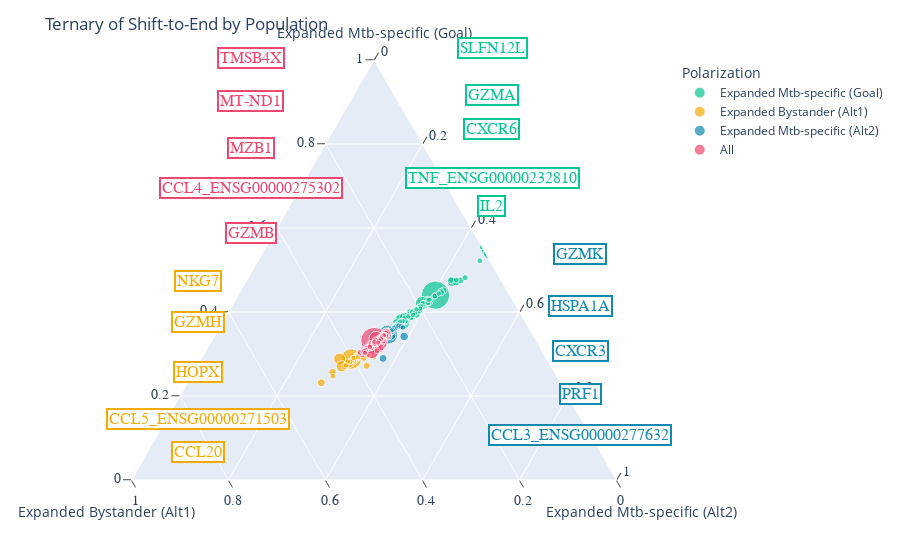

Notebook source saved alongside this figure:
### Code cell
import plotly.express as px
import plotly.graph_objects as go
import math

sig_data = data[(data['Sig'] == 1)]
# assume `df` is your DataFrame with exactly three columns
df = sig_data[['Shift_to_goal_end','Shift_to_alt_end_more_expanded_bystander','Shift_to_alt_end_more_expanded_mtb_specific_2']]
df.columns = ['Expanded Mtb-specific (Goal)','Expanded Bystander (Alt1)', 'Expanded Mtb-specific (Alt2)']
df[df<0] = 0 # we only care those who make the embeddings more similar, not equally or less similar
df = df.loc[(df>0.01).any(axis = 1)]
fractions = df.div(df.sum(axis = 1), axis = 0)
balanced = (fractions>0.3).all(axis = 1) & (fractions<0.4).all(axis = 1)

max_ids = df.idxmax(axis=1)
df['Max_shift'] = df.max(axis=1)
df['Polarization'] = max_ids
df['Polarization'][balanced] = 'All'
df['N_Detections'] = sig_data.loc[df.index,'N_Detections']

# specify order + harmonic colors
ordered = [
    'Expanded Mtb-specific (Goal)',
    'Expanded Bystander (Alt1)',
    'Expanded Mtb-specific (Alt2)',
    'All'
]
colors = {
    'Expanded Mtb-specific (Goal)':'#05c793',
    'Expanded Bystander (Alt1)':'#f5ab00',
    'Expanded Mtb-specific (Alt2)':'#118ab2',
    'All':'#ef476f'
}

fig = px.scatter_ternary(
    df,
    a='Expanded Mtb-specific (Goal)',
    b='Expanded Bystander (Alt1)',
    c='Expanded Mtb-specific (Alt2)',
    color='Polarization',
    size='Max_shift',
    category_orders={'Polarization': ordered},
    color_discrete_map=colors,
    range_color=[0, df.Max_shift.max()],
)

# 1) bold & enlarge ticks on each edge
fig.update_layout(
    ternary=dict(
        sum=1,
        aaxis=dict(
            tickfont=dict(family='Arial Black', size=14),
            ticks='outside', ticklen=8,
        ),
        baxis=dict(
            tickfont=dict(family='Arial Black', size=14),
            ticks='outside', ticklen=8,
        ),
        caxis=dict(
            tickfont=dict(family='Arial Black', size=14),
            ticks='outside', ticklen=8,
        ),
    )
)

a_col = "Expanded Mtb-specific (Goal)"
b_col = "Expanded Bystander (Alt1)"
c_col = "Expanded Mtb-specific (Alt2)"

xlocs = {
    'Expanded Mtb-specific (Goal)':0.7,
    'Expanded Bystander (Alt1)':0.2,
    'Expanded Mtb-specific (Alt2)':0.85,
    'All':0.29
}
yoff = {
    'Expanded Mtb-specific (Goal)':0.5,
    'Expanded Bystander (Alt1)':0,
    'Expanded Mtb-specific (Alt2)':0,
    'All':0.5
}
for cat in ordered:
    top5 = df[df.Polarization == cat].nlargest(5, "Max_shift")
    for i, (idx, row) in enumerate(top5.iterrows()):
        # get your raw values
        a, b, c = row[a_col], row[b_col], row[c_col]
        tot = a + b + c
        if tot == 0:
            continue
        # normalize to barycentric coords
        a_n, b_n, c_n = a/tot, b/tot, c/tot

        # convert to ternary-domain xy
        x_dom = 0.5 * (2*b_n + c_n)
        y_dom = math.sqrt(3)/2 * c_n

        # pick an annotation spot just to the right of the triangle
        x_ann = xlocs[cat]
        # stagger them so they don’t overlap
        y_ann = y_dom + (i - 2)*0.1 + yoff[cat]

        fig.add_annotation(
            # text coords, in ternary-axis domain
            x=x_ann, y=y_ann,
            xref='x domain', yref='y domain',
            # arrow tail coords, in same domain
            ax=x_dom, ay=y_dom,
            axref='x domain', ayref='y domain',
            text=str(idx),
            showarrow=True,
            arrowhead=2,
            arrowsize=1,
            arrowcolor=colors[cat],
            font=dict(
                size=16,
                family="Arial Black",
                color=colors[cat]
            ),
            bgcolor="white",
            bordercolor=colors[cat],
            borderwidth=2,
        )

fig.update_layout(
    title="Ternary of Shift-to-End by Population",
    legend_title="Polarization"
)
fig.show()

### Figure 1 — Plotly figure (JSON) as saved in the notebook; plotly's stock layout.template omitted (floating-point values rounded to 4 significant figures)
{"data": [{"a": [0.2858, 0.09601, 0.06646, 0.05049, 0.04443, 0.04116, 0.03541, 0.03311, 0.03055, 0.02806, 0.02574, 0.02414, 0.02406, 0.02402, 0.02146, 0.02141, 0.02123, 0.02119, 0.0211, 0.01804, 0.01795, 0.01769, 0.01766, 0.0175, 0.01714, 0.01704, 0.01696, 0.01683, 0.01667, 0.01651, 0.01627, 0.0162, 0.01612, 0.0161, 0.01602, 0.016, 0.01558, 0.01547, 0.01537, 0.01518, 0.01507, 0.01497, 0.01488, 0.01485, 0.01471, 0.01459, 0.01447, 0.0144, 0.01435, 0.01425, 0.01406, 0.01398, 0.01385, 0.0137, 0.01369, 0.01362, 0.01357, 0.01352, 0.01339, 0.01337, 0.01305, 0.01304, 0.01302, 0.01297, 0.01279, 0.01271, 0.01262, 0.01247, 0.01244, 0.01236, 0.01224, 0.01222, 0.01207, 0.01188, 0.01176, 0.01176, 0.01168, 0.01158, 0.01146, 0.01143, 0.01129, 0.01123, 0.01121, 0.01111, 0.0111, 0.01101, 0.01097, 0.01088, 0.01087, 0.01077, 0.01059, 0.01049, 0.01046, 0.01042, 0.01036, 0.01033, 0.01028, 0.01013, 0.01012, 0.01011, 0.01006, 0.01001], "b": [0.0994, 0.06448, 0.03003, 0.03338, 0.02555, 0.026, 0.0146, 0.02455, 0.006668, 0.02201, 0.02143, 0.01811, 0.01356, 0.01714, 0.01171, 0.004321, 0.01616, 0.01359, 0.01361, 0.008223, 0.01171, 0.003129, 0.009434, 0.01324, 0.01395, 0.007462, 0.01259, 0.008865, 0.009104, 0.01063, 0.007356, 0.003516, 0.004661, 0.007925, 0.007202, 0.0115, 0.01266, 0.01095, 0.00898, 0.009906, 0.00778, 0.00707, 0.01102, 0.006244, 0.009122, 0.007267, 0.005092, 0, 0, 0.008297, 0, 0.006898, 0.01048, 0.008407, 0.006577, 0.008469, 0.004127, 0.002006, 0.007186, 0.006819, 0.008509, 0, 0.007362, 0.009178, 0.003955, 0.008339, 0.01039, 0.006865, 0.008315, 0.004397, 0.009398, 0.002365, 0, 0.007065, 0.008292, 0.009427, 0.007684, 0.0004644, 0.004824, 0.004634, 0.00728, 0.007738, 0.008512, 0.006941, 0, 0.006005, 0.007155, 0.00818, 0.007703, 0.007164, 0.005998, 0.005165, 0, 0.007056, 0.004139, 0.006488, 0.006192, 0.003295, 0.00672, 0.005206, 0.006862, 0.007443], "c": [0.2642, 0.09396, 0.06147, 0.04839, 0.04295, 0.03942, 0.03315, 0.03295, 0.02752, 0.02775, 0.0253, 0.02375, 0.02275, 0.02309, 0.02042, 0.01971, 0.02077, 0.02104, 0.02062, 0.01719, 0.01761, 0.01641, 0.01683, 0.01749, 0.01701, 0.01608, 0.01692, 0.01632, 0.01659, 0.01603, 0.01526, 0.01431, 0.01492, 0.01525, 0.01497, 0.01587, 0.01553, 0.01519, 0.0147, 0.01481, 0.01437, 0.01426, 0.01464, 0.0141, 0.01433, 0.01392, 0.01339, 0.01184, 0.01254, 0.01399, 0.01175, 0.01336, 0.01363, 0.01295, 0.01292, 0.01328, 0.01249, 0.01255, 0.01286, 0.01304, 0.01271, 0.01061, 0.01252, 0.01291, 0.01193, 0.01262, 0.01252, 0.01181, 0.01218, 0.01149, 0.01215, 0.01107, 0.01048, 0.0118, 0.01147, 0.01168, 0.01139, 0.01015, 0.01087, 0.01057, 0.01118, 0.01097, 0.01105, 0.01069, 0.009493, 0.01069, 0.01091, 0.01077, 0.01064, 0.01053, 0.01035, 0.01006, 0.00838, 0.01032, 0.009635, 0.009897, 0.009927, 0.009393, 0.009918, 0.009553, 0.009744, 0.009986], "hovertemplate": "Polarization=Expanded Mtb-specific (Goal)<br>Expanded Mtb-specific (Goal)=%{a}<br>Expanded Bystander (Alt1)=%{b}<br>Expanded Mtb-specific (Alt2)=%{c}<br>Max_shift=%{marker.size}<extra></extra>", "legendgroup": "Expanded Mtb-specific (Goal)", "marker": {"color": "#05c793", "size": [0.2858, 0.09601, 0.06646, 0.05049, 0.04443, 0.04116, 0.03541, 0.03311, 0.03055, 0.02806, 0.02574, 0.02414, 0.02406, 0.02402, 0.02146, 0.02141, 0.02123, 0.02119, 0.0211, 0.01804, 0.01795, 0.01769, 0.01766, 0.0175, 0.01714, 0.01704, 0.01696, 0.01683, 0.01667, 0.01651, 0.01627, 0.0162, 0.01612, 0.0161, 0.01602, 0.016, 0.01558, 0.01547, 0.01537, 0.01518, 0.01507, 0.01497, 0.01488, 0.01485, 0.01471, 0.01459, 0.01447, 0.0144, 0.01435, 0.01425, 0.01406, 0.01398, 0.01385, 0.0137, 0.01369, 0.01362, 0.01357, 0.01352, 0.01339, 0.01337, 0.01305, 0.01304, 0.01302, 0.01297, 0.01279, 0.01271, 0.01262, 0.01247, 0.01244, 0.01236, 0.01224, 0.01222, 0.01207, 0.01188, 0.01176, 0.01176, 0.01168, 0.01158, 0.01146, 0.01143, 0.01129, 0.01123, 0.01121, 0.01111, 0.0111, 0.01101, 0.01097, 0.01088, 0.01087, 0.01077, 0.01059, 0.01049, 0.01046, 0.01042, 0.01036, 0.01033, 0.01028, 0.01013, 0.01012, 0.01011, 0.01006, 0.01001], "sizemode": "area", "sizeref": 0.0007144, "symbol": "circle"}, "mode": "markers", "name": "Expanded Mtb-specific (Goal)", "showlegend": true, "subplot": "ternary", "type": "scatterternary"}, {"a": [0.1069, 0.03446, 0.02849, 0.02283, 0.01958, 0.01561, 0.01464, 0.01274, 0.01225, 0.01179, 0.01166, 0.01158, 0.0111, 0.01096, 0.01071, 0.01, 0.009772, 0.009296, 0.008611, 0.008424, 0.008219, 0.008068, 0.008004, 0.007721, 0.007681, 0.007627, 0.007335, 0.006174], "b": [0.1497, 0.05105, 0.04536, 0.02974, 0.02729, 0.02029, 0.02025, 0.01647, 0.01706, 0.01513, 0.01505, 0.02066, 0.01739, 0.01535, 0.02283, 0.01364, 0.01404, 0.01391, 0.01063, 0.01022, 0.01193, 0.01036, 0.01009, 0.01055, 0.01015, 0.01119, 0.01132, 0.01152], "c": [0.1147, 0.03409, 0.03141, 0.02476, 0.02163, 0.01713, 0.01597, 0.01459, 0.01572, 0.01266, 0.01248, 0.01294, 0.01249, 0.01213, 0.01275, 0.01085, 0.01078, 0.01059, 0.009786, 0.01021, 0.009042, 0.008612, 0.008633, 0.008304, 0.008407, 0.008256, 0.008224, 0.007292], "hovertemplate": "Polarization=Expanded Bystander (Alt1)<br>Expanded Mtb-specific (Goal)=%{a}<br>Expanded Bystander (Alt1)=%{b}<br>Expanded Mtb-specific (Alt2)=%{c}<br>Max_shift=%{marker.size}<extra></extra>", "legendgroup": "Expanded Bystander (Alt1)", "marker": {"color": "#f5ab00", "size": [0.1497, 0.05105, 0.04536, 0.02974, 0.02729, 0.02029, 0.02025, 0.01647, 0.01706, 0.01513, 0.01505, 0.02066, 0.01739, 0.01535, 0.02283, 0.01364, 0.01404, 0.01391, 0.01063, 0.01022, 0.01193, 0.01036, 0.01009, 0.01055, 0.01015, 0.01119, 0.01132, 0.01152], "sizemode": "area", "sizeref": 0.0007144, "symbol": "circle"}, "mode": "markers", "name": "Expanded Bystander (Alt1)", "showlegend": true, "subplot": "ternary", "type": "scatterternary"}, {"a": [0.1274, 0.04992, 0.03012, 0.0287, 0.02435, 0.02291, 0.01896, 0.01732, 0.01665, 0.01621, 0.01379, 0.01375, 0.01315, 0.01175, 0.01104, 0.01066, 0.01051, 0.01029, 0.01013, 0.01003], "b": [0.1096, 0.04294, 0.0254, 0.02432, 0.01936, 0.0179, 0.01392, 0.02015, 0.01423, 0.0124, 0.01174, 0.00997, 0.01078, 0.008404, 0.009467, 0.007598, 0.009203, 0.008425, 0.008, 0.00807], "c": [0.131, 0.05049, 0.03054, 0.03028, 0.02442, 0.02624, 0.01899, 0.02238, 0.01666, 0.01621, 0.0138, 0.01379, 0.01344, 0.012, 0.01144, 0.01111, 0.01113, 0.01056, 0.01017, 0.01008], "hovertemplate": "Polarization=Expanded Mtb-specific (Alt2)<br>Expanded Mtb-specific (Goal)=%{a}<br>Expanded Bystander (Alt1)=%{b}<br>Expanded Mtb-specific (Alt2)=%{c}<br>Max_shift=%{marker.size}<extra></extra>", "legendgroup": "Expanded Mtb-specific (Alt2)", "marker": {"color": "#118ab2", "size": [0.131, 0.05049, 0.03054, 0.03028, 0.02442, 0.02624, 0.01899, 0.02238, 0.01666, 0.01621, 0.0138, 0.01379, 0.01344, 0.012, 0.01144, 0.01111, 0.01113, 0.01056, 0.01017, 0.01008], "sizemode": "area", "sizeref": 0.0007144, "symbol": "circle"}, "mode": "markers", "name": "Expanded Mtb-specific (Alt2)", "showlegend": true, "subplot": "ternary", "type": "scatterternary"}, {"a": [0.2567, 0.07476, 0.06728, 0.0401, 0.03751, 0.03246, 0.02703, 0.02693, 0.0259, 0.02493, 0.02132, 0.02098, 0.02082, 0.02025, 0.02007, 0.01979, 0.01935, 0.01806, 0.01754, 0.01727, 0.0159, 0.01581, 0.01547, 0.01516, 0.0147, 0.01427, 0.01392, 0.01356, 0.013, 0.01271, 0.01238, 0.01212, 0.0121, 0.01183, 0.01177, 0.01158, 0.01138, 0.01113, 0.01105, 0.01081, 0.01077, 0.01076, 0.01076, 0.01075, 0.01072, 0.01037, 0.01032, 0.0103, 0.01027, 0.01021, 0.01016, 0.0101, 0.01007, 0.009973, 0.009883, 0.009862, 0.009835, 0.009731, 0.009664, 0.009631, 0.00958, 0.009519, 0.009218, 0.009209, 0.009152, 0.008624], "b": [0.2587, 0.07265, 0.07715, 0.03453, 0.03278, 0.03511, 0.0262, 0.02318, 0.03197, 0.02376, 0.02241, 0.02482, 0.01956, 0.01762, 0.0186, 0.01776, 0.01856, 0.019, 0.02, 0.018, 0.01565, 0.015, 0.01649, 0.0181, 0.01503, 0.01289, 0.01544, 0.01395, 0.01169, 0.01127, 0.01276, 0.0112, 0.01392, 0.01471, 0.01104, 0.01025, 0.01255, 0.01211, 0.01077, 0.009908, 0.00954, 0.01082, 0.01187, 0.01022, 0.009643, 0.0108, 0.009233, 0.01274, 0.01247, 0.01008, 0.009047, 0.01042, 0.01024, 0.009129, 0.008817, 0.009201, 0.009315, 0.01109, 0.01134, 0.009374, 0.009603, 0.01052, 0.01081, 0.01119, 0.01094, 0.01046], "c": [0.2593, 0.07467, 0.0751, 0.04037, 0.03834, 0.03377, 0.0287, 0.02705, 0.02778, 0.02559, 0.02251, 0.02209, 0.02151, 0.02041, 0.02042, 0.01995, 0.02009, 0.01996, 0.01844, 0.01947, 0.01634, 0.01677, 0.01589, 0.01607, 0.01552, 0.01439, 0.01485, 0.014, 0.01314, 0.0129, 0.01295, 0.01264, 0.01272, 0.01251, 0.01209, 0.01198, 0.01196, 0.01155, 0.01131, 0.01106, 0.01107, 0.01095, 0.01231, 0.011, 0.01092, 0.01083, 0.01041, 0.01085, 0.01093, 0.01025, 0.01026, 0.01055, 0.01029, 0.01007, 0.01, 0.01006, 0.01017, 0.01017, 0.01026, 0.01, 0.01009, 0.009996, 0.009767, 0.009928, 0.009739, 0.009419], "hovertemplate": "Polarization=All<br>Expanded Mtb-specific (Goal)=%{a}<br>Expanded Bystander (Alt1)=%{b}<br>Expanded Mtb-specific (Alt2)=%{c}<br>Max_shift=%{marker.size}<extra></extra>", "legendgroup": "All", "marker": {"color": "#ef476f", "size": [0.2593, 0.07476, 0.07715, 0.04037, 0.03834, 0.03511, 0.0287, 0.02705, 0.03197, 0.02559, 0.02251, 0.02482, 0.02151, 0.02041, 0.02042, 0.01995, 0.02009, 0.01996, 0.02, 0.01947, 0.01634, 0.01677, 0.01649, 0.0181, 0.01552, 0.01439, 0.01544, 0.014, 0.01314, 0.0129, 0.01295, 0.01264, 0.01392, 0.01471, 0.01209, 0.01198, 0.01255, 0.01211, 0.01131, 0.01106, 0.01107, 0.01095, 0.01231, 0.011, 0.01092, 0.01083, 0.01041, 0.01274, 0.01247, 0.01025, 0.01026, 0.01055, 0.01029, 0.01007, 0.01, 0.01006, 0.01017, 0.01109, 0.01134, 0.01, 0.01009, 0.01052, 0.01081, 0.01119, 0.01094, 0.01046], "sizemode": "area", "sizeref": 0.0007144, "symbol": "circle"}, "mode": "markers", "name": "All", "showlegend": true, "subplot": "ternary", "type": "scatterternary"}], "layout": {"annotations": [{"arrowcolor": "#05c793", "arrowhead": 2, "arrowsize": 1, "ax": 0.3565, "axref": "x domain", "ay": 0.3523, "ayref": "y domain", "bgcolor": "white", "bordercolor": "#05c793", "borderwidth": 2, "font": {"color": "#05c793", "family": "Arial Black", "size": 16}, "showarrow": true, "text": "IL2", "x": 0.7, "xref": "x domain", "y": 0.6523, "yref": "y domain"}, {"arrowcolor": "#05c793", "arrowhead": 2, "arrowsize": 1, "ax": 0.438, "axref": "x domain", "ay": 0.3198, "ayref": "y domain", "bgcolor": "white", "bordercolor": "#05c793", "borderwidth": 2, "font": {"color": "#05c793", "family": "Arial Black", "size": 16}, "showarrow": true, "text": "TNF_ENSG00000232810", "x": 0.7, "xref": "x domain", "y": 0.7198, "yref": "y domain"}, {"arrowcolor": "#05c793", "arrowhead": 2, "arrowsize": 1, "ax": 0.3847, "axref": "x domain", "ay": 0.337, "ayref": "y domain", "bgcolor": "white", "bordercolor": "#05c793", "borderwidth": 2, "font": {"color": "#05c793", "family": "Arial Black", "size": 16}, "showarrow": true, "text": "CXCR6", "x": 0.7, "xref": "x domain", "y": 0.837, "yref": "y domain"}, {"arrowcolor": "#05c793", "arrowhead": 2, "arrowsize": 1, "ax": 0.4353, "axref": "x domain", "ay": 0.3169, "ayref": "y domain", "bgcolor": "white", "bordercolor": "#05c793", "borderwidth": 2, "font": {"color": "#05c793", "family": "Arial Black", "size": 16}, "showarrow": true, "text": "GZMA", "x": 0.7, "xref": "x domain", "y": 0.9169, "yref": "y domain"}, {"arrowcolor": "#05c793", "arrowhead": 2, "arrowsize": 1, "ax": 0.4164, "axref": "x domain", "ay": 0.3294, "ayref": "y domain", "bgcolor": "white", "bordercolor": "#05c793", "borderwidth": 2, "font": {"color": "#05c793", "family": "Arial Black", "size": 16}, "showarrow": true, "text": "SLFN12L", "x": 0.7, "xref": "x domain", "y": 1.029, "yref": "y domain"}, {"arrowcolor": "#f5ab00", "arrowhead": 2, "arrowsize": 1, "ax": 0.5576, "axref": "x domain", "ay": 0.2675, "ayref": "y domain", "bgcolor": "white", "bordercolor": "#f5ab00", "borderwidth": 2, "font": {"color": "#f5ab00", "family": "Arial Black", "size": 16}, "showarrow": true, "text": "CCL20", "x": 0.2, "xref": "x domain", "y": 0.06752, "yref": "y domain"}, {"arrowcolor": "#f5ab00", "arrowhead": 2, "arrowsize": 1, "ax": 0.5694, "axref": "x domain", "ay": 0.2468, "ayref": "y domain", "bgcolor": "white", "bordercolor": "#f5ab00", "borderwidth": 2, "font": {"color": "#f5ab00", "family": "Arial Black", "size": 16}, "showarrow": true, "text": "CCL5_ENSG00000271503", "x": 0.2, "xref": "x domain", "y": 0.1468, "yref": "y domain"}, {"arrowcolor": "#f5ab00", "arrowhead": 2, "arrowsize": 1, "ax": 0.5801, "axref": "x domain", "ay": 0.2584, "ayref": "y domain", "bgcolor": "white", "bordercolor": "#f5ab00", "borderwidth": 2, "font": {"color": "#f5ab00", "family": "Arial Black", "size": 16}, "showarrow": true, "text": "HOPX", "x": 0.2, "xref": "x domain", "y": 0.2584, "yref": "y domain"}, {"arrowcolor": "#f5ab00", "arrowhead": 2, "arrowsize": 1, "ax": 0.5447, "axref": "x domain", "ay": 0.2773, "ayref": "y domain", "bgcolor": "white", "bordercolor": "#f5ab00", "borderwidth": 2, "font": {"color": "#f5ab00", "family": "Arial Black", "size": 16}, "showarrow": true, "text": "GZMH", "x": 0.2, "xref": "x domain", "y": 0.3773, "yref": "y domain"}, {"arrowcolor": "#f5ab00", "arrowhead": 2, "arrowsize": 1, "ax": 0.5563, "axref": "x domain", "ay": 0.2735, "ayref": "y domain", "bgcolor": "white", "bordercolor": "#f5ab00", "borderwidth": 2, "font": {"color": "#f5ab00", "family": "Arial Black", "size": 16}, "showarrow": true, "text": "NKG7", "x": 0.2, "xref": "x domain", "y": 0.4735, "yref": "y domain"}, {"arrowcolor": "#118ab2", "arrowhead": 2, "arrowsize": 1, "ax": 0.4758, "axref": "x domain", "ay": 0.3082, "ayref": "y domain", "bgcolor": "white", "bordercolor": "#118ab2", "borderwidth": 2, "font": {"color": "#118ab2", "family": "Arial Black", "size": 16}, "showarrow": true, "text": "CCL3_ENSG00000277632", "x": 0.85, "xref": "x domain", "y": 0.1082, "yref": "y domain"}, {"arrowcolor": "#118ab2", "arrowhead": 2, "arrowsize": 1, "ax": 0.4756, "axref": "x domain", "ay": 0.305, "ayref": "y domain", "bgcolor": "white", "bordercolor": "#118ab2", "borderwidth": 2, "font": {"color": "#118ab2", "family": "Arial Black", "size": 16}, "showarrow": true, "text": "PRF1", "x": 0.85, "xref": "x domain", "y": 0.205, "yref": "y domain"}, {"arrowcolor": "#118ab2", "arrowhead": 2, "arrowsize": 1, "ax": 0.4726, "axref": "x domain", "ay": 0.3073, "ayref": "y domain", "bgcolor": "white", "bordercolor": "#118ab2", "borderwidth": 2, "font": {"color": "#118ab2", "family": "Arial Black", "size": 16}, "showarrow": true, "text": "CXCR3", "x": 0.85, "xref": "x domain", "y": 0.3073, "yref": "y domain"}, {"arrowcolor": "#118ab2", "arrowhead": 2, "arrowsize": 1, "ax": 0.4737, "axref": "x domain", "ay": 0.3148, "ayref": "y domain", "bgcolor": "white", "bordercolor": "#118ab2", "borderwidth": 2, "font": {"color": "#118ab2", "family": "Arial Black", "size": 16}, "showarrow": true, "text": "HSPA1A", "x": 0.85, "xref": "x domain", "y": 0.4148, "yref": "y domain"}, {"arrowcolor": "#118ab2", "arrowhead": 2, "arrowsize": 1, "ax": 0.4626, "axref": "x domain", "ay": 0.339, "ayref": "y domain", "bgcolor": "white", "bordercolor": "#118ab2", "borderwidth": 2, "font": {"color": "#118ab2", "family": "Arial Black", "size": 16}, "showarrow": true, "text": "GZMK", "x": 0.85, "xref": "x domain", "y": 0.539, "yref": "y domain"}, {"arrowcolor": "#ef476f", "arrowhead": 2, "arrowsize": 1, "ax": 0.5013, "axref": "x domain", "ay": 0.2898, "ayref": "y domain", "bgcolor": "white", "bordercolor": "#ef476f", "borderwidth": 2, "font": {"color": "#ef476f", "family": "Arial Black", "size": 16}, "showarrow": true, "text": "GZMB", "x": 0.29, "xref": "x domain", "y": 0.5898, "yref": "y domain"}, {"arrowcolor": "#ef476f", "arrowhead": 2, "arrowsize": 1, "ax": 0.5225, "axref": "x domain", "ay": 0.2963, "ayref": "y domain", "bgcolor": "white", "bordercolor": "#ef476f", "borderwidth": 2, "font": {"color": "#ef476f", "family": "Arial Black", "size": 16}, "showarrow": true, "text": "CCL4_ENSG00000275302", "x": 0.29, "xref": "x domain", "y": 0.6963, "yref": "y domain"}, {"arrowcolor": "#ef476f", "arrowhead": 2, "arrowsize": 1, "ax": 0.4953, "axref": "x domain", "ay": 0.2912, "ayref": "y domain", "bgcolor": "white", "bordercolor": "#ef476f", "borderwidth": 2, "font": {"color": "#ef476f", "family": "Arial Black", "size": 16}, "showarrow": true, "text": "MZB1", "x": 0.29, "xref": "x domain", "y": 0.7912, "yref": "y domain"}, {"arrowcolor": "#ef476f", "arrowhead": 2, "arrowsize": 1, "ax": 0.4758, "axref": "x domain", "ay": 0.304, "ayref": "y domain", "bgcolor": "white", "bordercolor": "#ef476f", "borderwidth": 2, "font": {"color": "#ef476f", "family": "Arial Black", "size": 16}, "showarrow": true, "text": "MT-ND1", "x": 0.29, "xref": "x domain", "y": 0.904, "yref": "y domain"}, {"arrowcolor": "#ef476f", "arrowhead": 2, "arrowsize": 1, "ax": 0.4782, "axref": "x domain", "ay": 0.3056, "ayref": "y domain", "bgcolor": "white", "bordercolor": "#ef476f", "borderwidth": 2, "font": {"color": "#ef476f", "family": "Arial Black", "size": 16}, "showarrow": true, "text": "TMSB4X", "x": 0.29, "xref": "x domain", "y": 1.006, "yref": "y domain"}], "legend": {"itemsizing": "constant", "title": {"text": "Polarization"}, "tracegroupgap": 0}, "margin": {"t": 60}, "ternary": {"aaxis": {"tickfont": {"family": "Arial Black", "size": 14}, "ticklen": 8, "ticks": "outside", "title": {"text": "Expanded Mtb-specific (Goal)"}}, "baxis": {"tickfont": {"family": "Arial Black", "size": 14}, "ticklen": 8, "ticks": "outside", "title": {"text": "Expanded Bystander (Alt1)"}}, "caxis": {"tickfont": {"family": "Arial Black", "size": 14}, "ticklen": 8, "ticks": "outside", "title": {"text": "Expanded Mtb-specific (Alt2)"}}, "domain": {"x": [0, 1], "y": [0, 1]}, "sum": 1}, "title": {"text": "Ternary of Shift-to-End by Population"}}}
